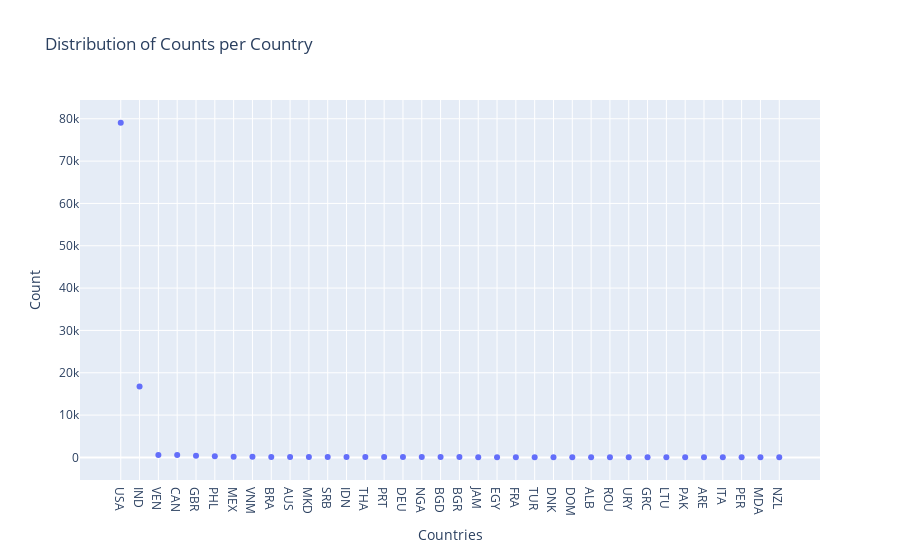

Here is the notebook cell this chart was saved with:
### Markdown cell above
**Column - Country**

### Code cell
country_counts = happy_df['country'].value_counts()

# Convert the value counts to a dataframe
country_counts_df = country_counts.reset_index()
country_counts_df.columns = ['country', 'count']

country_counts_df = country_counts_df.sort_values('count', ascending=False)

non_zero_country_counts_df = country_counts_df[country_counts_df['count'] > 35]

fig = px.scatter(non_zero_country_counts_df, x='country', y='count', 
                   title='Distribution of Counts per Country', 
                   labels={'country': 'Countries', 'count': 'Count'})

fig.show()

### Figure 1 — Plotly figure (JSON) as saved in the notebook; plotly's stock layout.template omitted (floating-point values rounded to 4 significant figures)
{"data": [{"hovertemplate": "Countries=%{x}<br>Count=%{y}<extra></extra>", "legendgroup": "", "marker": {"color": "#636efa", "symbol": "circle"}, "mode": "markers", "name": "", "orientation": "v", "showlegend": false, "type": "scatter", "x": ["USA", "IND", "VEN", "CAN", "GBR", "PHL", "MEX", "VNM", "BRA", "AUS", "MKD", "SRB", "IDN", "THA", "PRT", "DEU", "NGA", "BGD", "BGR", "JAM", "EGY", "FRA", "TUR", "DNK", "DOM", "ALB", "ROU", "URY", "GRC", "LTU", "PAK", "ARE", "ITA", "PER", "MDA", "NZL"], "xaxis": "x", "y": [79063, 16729, 588, 555, 364, 279, 150, 126, 123, 117, 104, 96, 90, 90, 84, 84, 81, 69, 67, 60, 57, 51, 51, 51, 51, 48, 46, 42, 42, 42, 39, 36, 36, 36, 36, 36], "yaxis": "y"}], "layout": {"legend": {"tracegroupgap": 0}, "title": {"text": "Distribution of Counts per Country"}, "xaxis": {"anchor": "y", "domain": [0, 1], "title": {"text": "Countries"}}, "yaxis": {"anchor": "x", "domain": [0, 1], "title": {"text": "Count"}}}}
